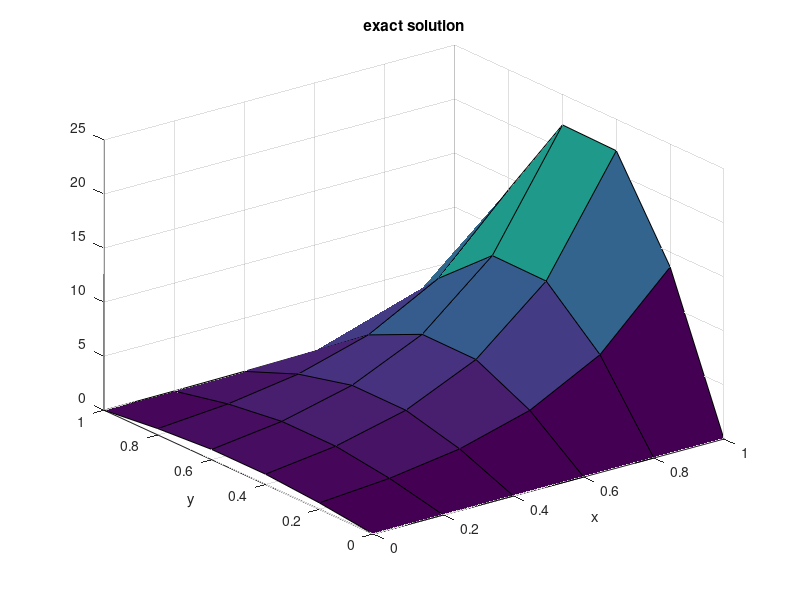
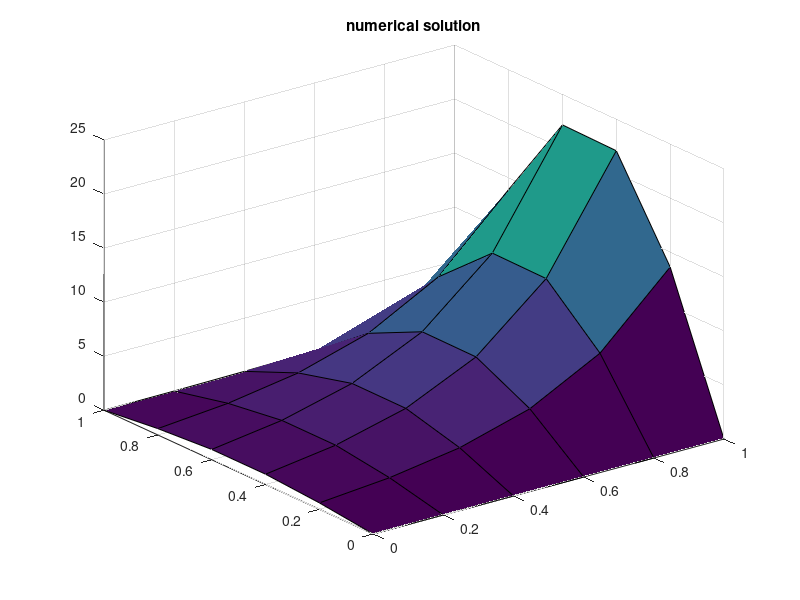
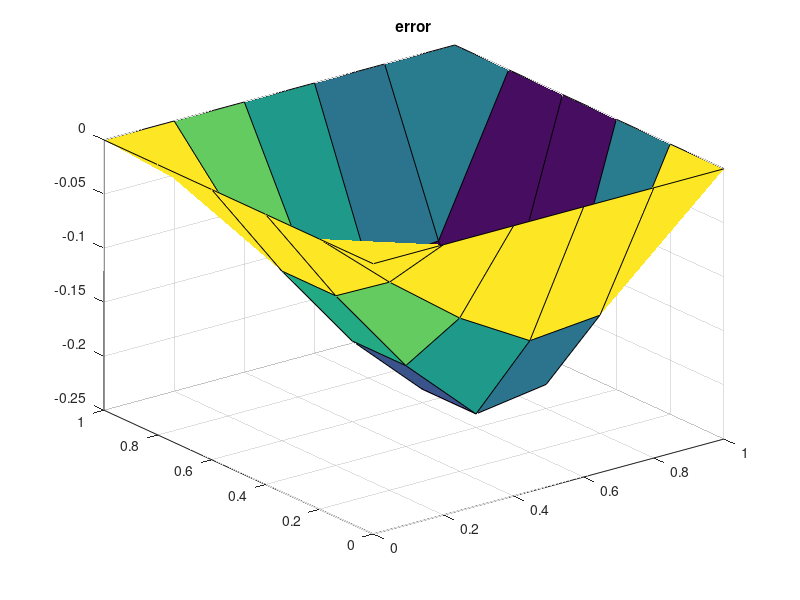
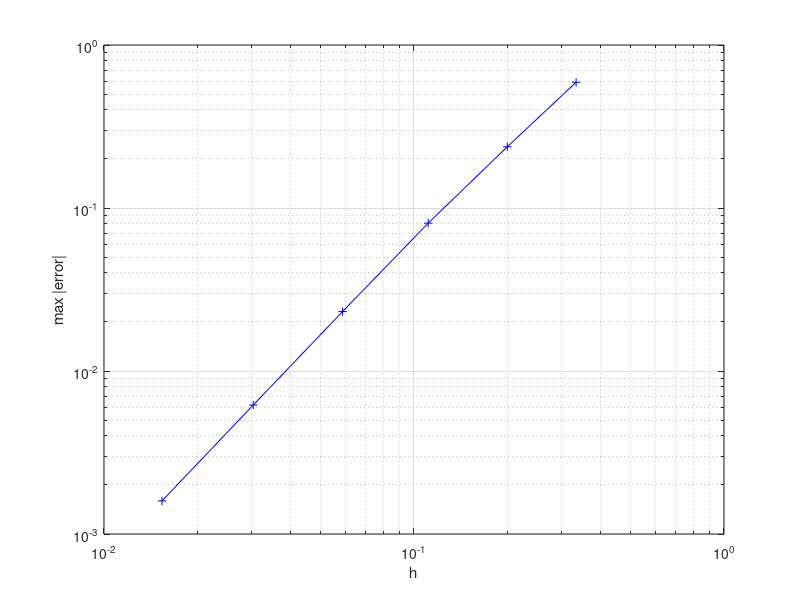

MATLAB code to generate these figures, in order:
% Numerical Programming 2 CSE
% Tutorial 8 - PDE - Finite Difference Method 2
% Author: Bernhard Gatzhammer

% Matlab code for exercise 2b)

close all 
clear all

kend = 6;
maxerrors = zeros(kend,1);
hs = zeros(kend,1);

for k=1:kend
    n = 2^k;
    h = 1/(n+1);
    L = zeros(n^2 ,n^2);
    x = zeros(n^2,1);
    exact = zeros(n^2,1);
    b = zeros(n^2,1);
   
    % Five-point star   
    for i=1:n^2    
        x = (mod(i-1,n) +1) * h;
        y = (floor((i-1)/n) +1) * h;
        
        % Initialize right-hand side
        b(i) = (h^2)*(x^2 + y^2);
        
        % Lower boundary
        if i < n+1
            % zero
        else
            L(i,i-n) = 1;
        end
        % Upper boundary
        if i > n*(n-1)
            b(i) = b(i) - (x^2)/2;
        else
            L(i,i+n) = 1;
        end
        % Left boundary
        if mod(i-1,n)+1 < 2
            b(i) = b(i) - sin(pi*y);
        else
            L(i,i-1) = 1;
        end
        % Right boundary
        if mod(i-1,n) + 1 > n-1
            b(i) = b(i) - (exp(pi)*sin(pi*y) + y^2/2);
        else
            L(i,i+1) = 1;
        end
        
        % main diagonal
        L(i,i) = -4;        
        
        exact(i) = exp(pi*x)*sin(pi*y)+0.5*(x*y)^2;
    end
    
    % Solve system
    x = L\b;
    
    % Store h and maximal error
    hs(k) = h;
    maxerrors(k) = max(abs(exact - x));
    
    if k == 2 % Perform solution plots
        coords = linspace(0,1,n+2);    
        [xx, yy] = meshgrid(coords, coords);
        xgrid = zeros(n+2,n+2);
        exactgrid = zeros(n+2,n+2);
        errors = zeros(n+2,n+2);
        for j=1:n+2
            for i=1:n+2
                exactgrid(j,i) = exp(pi*(i-1)*h)*sin(pi*(j-1)*h)+0.5*((i-1)*(j-1)*h^2)^2;
                xgrid(j,i) = exactgrid(j,i);
            end
        end
        for j=2:n+1
            for i=2:n+1
                index = i - 1 + (j-2)*n;
                xgrid(j,i) = x(index);
                %exactgrid(i,j) = exp(pi*(i-1)*h)*sin(pi*(j-1)*h)+0.5*((i-1)*(j-1)*h^2)^2;
                errors(j,i) = exactgrid(j,i) - x(index);
            end
        end
        surf(xx,yy,exactgrid);
        title('exact solution')
        xlabel('x')
        ylabel('y')
        figure
        surf(xx,yy,xgrid);
        title('numerical solution')
        figure
        surf(xx,yy,errors);
        title('error')
    end
end

% Plot maximal errors in dependence of h
figure
loglog(hs, maxerrors, 'b+-')
xlabel('h')
ylabel('max |error|')
grid on